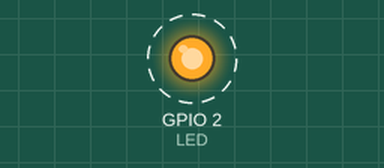
Recording of a program running on a simulated ESP32. Parts: output pins drawn as LEDs (lit = HIGH). Dashed ring = blinking. What the program prints to the serial monitor is not drawn.

Above: at 0.2 s.
Timing chart, 0 to 3.0 s (numbered marks = the images above):
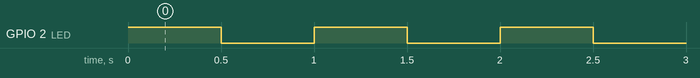

The program:

main.cpp
```cpp
/*******************************************************************************
   Título:      TCC  Engenharia Mecatrônica.

   Descrição:   C L P   ---  I H M

   Processador: Esp32


   Desenvolvido: MRPRO Tecnologia e Automação

   Autor: Tecnologo. Marcelo Rodrigues
   CREA-SP 5070505617

   Data de Inicio: 3/07/2023       Versão:   2023.3.7

   Versão Multi_folhas VS-CODE & freeRTOS


   Nome do Arquivo:
   https://capsistema.com.br/index.php/2020/11/27/como-usar-i2c-no-arduino-comunicacao-entre-duas-placas-arduino/   data da visita 05/06/2022

*******************************************************************************/
/* ============================================================================

                                       _
                                      / \
                                     |oo >
                                     _\=/_
                    ___         #   /  _  \   #
                   /<> \         \\//|/.\|\\//
                 _|_____|_        \/  \_/  \/
                | | === | |          |\ /|
                |_|  0  |_|          \_ _/
                 ||  0  ||           | | |
                 ||__*__||           | | |
                |* \___/ *|          []|[]
                /=\ /=\ /=\          | | |
________________[_]_[_]_[_]_________/_]_[_\_____________________________________

=====================================================================================================

=====================================================================================================   */

// ========================================================================================================
// --- Bibliotecas Auxiliares ---

#include <Arduino.h>
#include <SPI.h>
#include <Wire.h>

/*Biblioteca FreeRTOS*/
#include "freertos/FreeRTOS.h"
#include "freertos/task.h"

#include "Config_MCU.h"

    #define LED 2


// ======================================================================================================
// --- Configurações Iniciais ---
void setup()
{
   config_mcu ();

} //end setup


void loop() {

   teste_LED ();


}
```

Config_MCU.h
```cpp
/*********************Função que configura Pinos do MCU*************************

                       configuração para Arduino UNO

*******************************************************************************/
/******************************************************************************/
                    /* Arquivos de inclusão */
#ifndef Config_MCU_h_
#define Config_MCU_h_


// ======================================================================================================
// --- Protótipo das Funções ---


void config_mcu ();
void teste_LED();


#endif
```

Config_MCU.cpp
```cpp
/*********************Função que configura Pinos do MCU*************************

                       configuração para Arduino UNO

*******************************************************************************/
/******************************************************************************/
                    /* Arquivos de inclusão */

#include <Arduino.h>
#include <SPI.h>
#include <Wire.h>


#include "Config_MCU.h"


     #define LED 2


// ======================================================================================================
// --- Função de inicialização do Display ---
// ======================================================================================================
// --- Objetos ---
 void config_mcu()

 {

      pinMode(LED,OUTPUT);
     Serial.begin(115200);


 }


 void teste_LED()
 {

  digitalWrite(LED,HIGH);
  delay(500);
  digitalWrite(LED,LOW);
  delay(500);
  Serial.println("OI");


 }
```

Measured:
- by itself, GPIO 2 (LED): alternates HIGH for 0.50 s and LOW for 0.50 s
